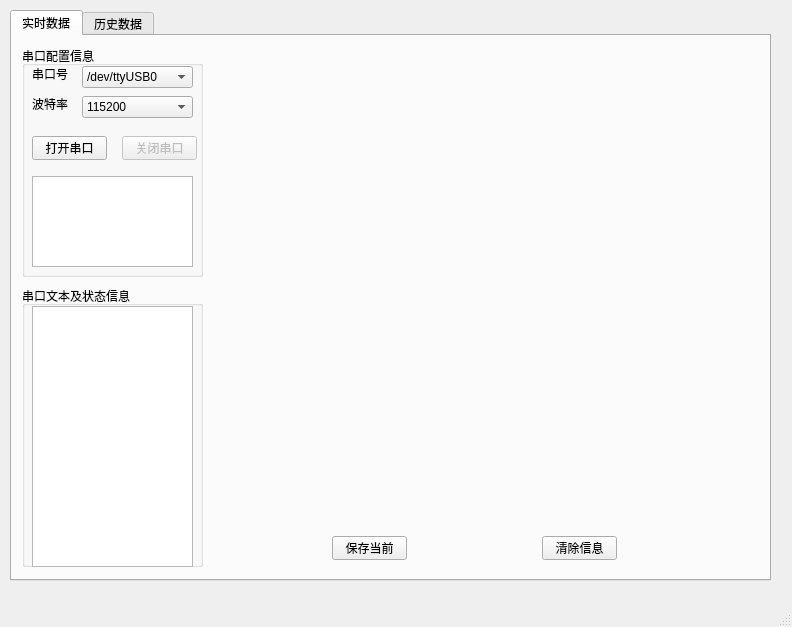
<?xml version="1.0" encoding="UTF-8"?>
<ui version="4.0">
 <class>ecg_get</class>
 <widget class="QMainWindow" name="ecg_get">
  <property name="geometry">
   <rect>
    <x>0</x>
    <y>0</y>
    <width>792</width>
    <height>627</height>
   </rect>
  </property>
  <property name="windowTitle">
   <string>MainWindow</string>
  </property>
  <widget class="QWidget" name="centralwidget">
   <widget class="QTabWidget" name="tabWidget">
    <property name="geometry">
     <rect>
      <x>10</x>
      <y>10</y>
      <width>761</width>
      <height>571</height>
     </rect>
    </property>
    <property name="currentIndex">
     <number>0</number>
    </property>
    <widget class="QWidget" name="real_time_data">
     <attribute name="title">
      <string>实时数据</string>
     </attribute>
     <widget class="PlotWidget" name="real_time_ecg_plot" native="true">
      <property name="geometry">
       <rect>
        <x>200</x>
        <y>10</y>
        <width>551</width>
        <height>151</height>
       </rect>
      </property>
     </widget>
     <widget class="PlotWidget" name="real_time_breath_plot" native="true">
      <property name="geometry">
       <rect>
        <x>200</x>
        <y>170</y>
        <width>551</width>
        <height>151</height>
       </rect>
      </property>
     </widget>
     <widget class="PlotWidget" name="real_time_wifi_plot" native="true">
      <property name="geometry">
       <rect>
        <x>200</x>
        <y>330</y>
        <width>551</width>
        <height>151</height>
       </rect>
      </property>
     </widget>
     <widget class="QPushButton" name="save_data">
      <property name="geometry">
       <rect>
        <x>320</x>
        <y>500</y>
        <width>75</width>
        <height>24</height>
       </rect>
      </property>
      <property name="text">
       <string>保存当前</string>
      </property>
     </widget>
     <widget class="QPushButton" name="del_data">
      <property name="geometry">
       <rect>
        <x>530</x>
        <y>500</y>
        <width>75</width>
        <height>24</height>
       </rect>
      </property>
      <property name="text">
       <string>清除信息</string>
      </property>
     </widget>
     <widget class="QGroupBox" name="serial_plain">
      <property name="geometry">
       <rect>
        <x>10</x>
        <y>250</y>
        <width>181</width>
        <height>281</height>
       </rect>
      </property>
      <property name="title">
       <string>串口文本及状态信息</string>
      </property>
      <widget class="QTextEdit" name="serial_plain_text">
       <property name="geometry">
        <rect>
         <x>10</x>
         <y>20</y>
         <width>161</width>
         <height>261</height>
        </rect>
       </property>
      </widget>
     </widget>
     <widget class="QGroupBox" name="serial_conf">
      <property name="geometry">
       <rect>
        <x>10</x>
        <y>10</y>
        <width>181</width>
        <height>231</height>
       </rect>
      </property>
      <property name="title">
       <string>串口配置信息</string>
      </property>
      <widget class="QPushButton" name="start_serial">
       <property name="geometry">
        <rect>
         <x>10</x>
         <y>90</y>
         <width>75</width>
         <height>24</height>
        </rect>
       </property>
       <property name="text">
        <string>打开串口</string>
       </property>
      </widget>
      <widget class="QPushButton" name="stop_serial">
       <property name="enabled">
        <bool>false</bool>
       </property>
       <property name="geometry">
        <rect>
         <x>100</x>
         <y>90</y>
         <width>75</width>
         <height>24</height>
        </rect>
       </property>
       <property name="text">
        <string>关闭串口</string>
       </property>
      </widget>
      <widget class="QLabel" name="serial_num">
       <property name="geometry">
        <rect>
         <x>10</x>
         <y>20</y>
         <width>54</width>
         <height>16</height>
        </rect>
       </property>
       <property name="text">
        <string>串口号</string>
       </property>
      </widget>
      <widget class="QLabel" name="baud">
       <property name="geometry">
        <rect>
         <x>10</x>
         <y>50</y>
         <width>54</width>
         <height>16</height>
        </rect>
       </property>
       <property name="text">
        <string>波特率</string>
       </property>
      </widget>
      <widget class="QComboBox" name="serial_numcb">
       <property name="geometry">
        <rect>
         <x>60</x>
         <y>20</y>
         <width>111</width>
         <height>22</height>
        </rect>
       </property>
       <property name="currentIndex">
        <number>1</number>
       </property>
       <item>
        <property name="text">
         <string>COM7</string>
        </property>
       </item>
       <item>
        <property name="text">
         <string>/dev/ttyUSB0</string>
        </property>
       </item>
      </widget>
      <widget class="QComboBox" name="baud_cb">
       <property name="geometry">
        <rect>
         <x>60</x>
         <y>50</y>
         <width>111</width>
         <height>22</height>
        </rect>
       </property>
       <property name="editable">
        <bool>false</bool>
       </property>
       <property name="currentIndex">
        <number>1</number>
       </property>
       <item>
        <property name="text">
         <string>9600</string>
        </property>
       </item>
       <item>
        <property name="text">
         <string>115200</string>
        </property>
       </item>
      </widget>
      <widget class="QTextEdit" name="conf_text">
       <property name="geometry">
        <rect>
         <x>10</x>
         <y>130</y>
         <width>161</width>
         <height>91</height>
        </rect>
       </property>
      </widget>
     </widget>
    </widget>
    <widget class="QWidget" name="history_data">
     <attribute name="title">
      <string>历史数据</string>
     </attribute>
     <widget class="PlotWidget" name="history_ecg_plot" native="true">
      <property name="geometry">
       <rect>
        <x>200</x>
        <y>10</y>
        <width>551</width>
        <height>151</height>
       </rect>
      </property>
     </widget>
     <widget class="PlotWidget" name="history_breath_plot" native="true">
      <property name="geometry">
       <rect>
        <x>200</x>
        <y>170</y>
        <width>551</width>
        <height>151</height>
       </rect>
      </property>
     </widget>
     <widget class="PlotWidget" name="history_wifi_plot" native="true">
      <property name="geometry">
       <rect>
        <x>200</x>
        <y>330</y>
        <width>551</width>
        <height>151</height>
       </rect>
      </property>
     </widget>
     <widget class="QListWidget" name="file_list">
      <property name="geometry">
       <rect>
        <x>10</x>
        <y>10</y>
        <width>181</width>
        <height>471</height>
       </rect>
      </property>
      <property name="currentRow">
       <number>-1</number>
      </property>
      <property name="sortingEnabled">
       <bool>false</bool>
      </property>
     </widget>
     <widget class="QPushButton" name="load_list">
      <property name="geometry">
       <rect>
        <x>50</x>
        <y>500</y>
        <width>75</width>
        <height>24</height>
       </rect>
      </property>
      <property name="text">
       <string>加载列表</string>
      </property>
     </widget>
    </widget>
   </widget>
  </widget>
  <widget class="QMenuBar" name="menubar">
   <property name="geometry">
    <rect>
     <x>0</x>
     <y>0</y>
     <width>792</width>
     <height>28</height>
    </rect>
   </property>
  </widget>
  <widget class="QStatusBar" name="statusbar"/>
 </widget>
 <customwidgets>
  <customwidget>
   <class>PlotWidget</class>
   <extends>QWidget</extends>
   <header>pyqtgraph</header>
   <container>1</container>
  </customwidget>
 </customwidgets>
 <resources/>
 <connections/>
</ui>
